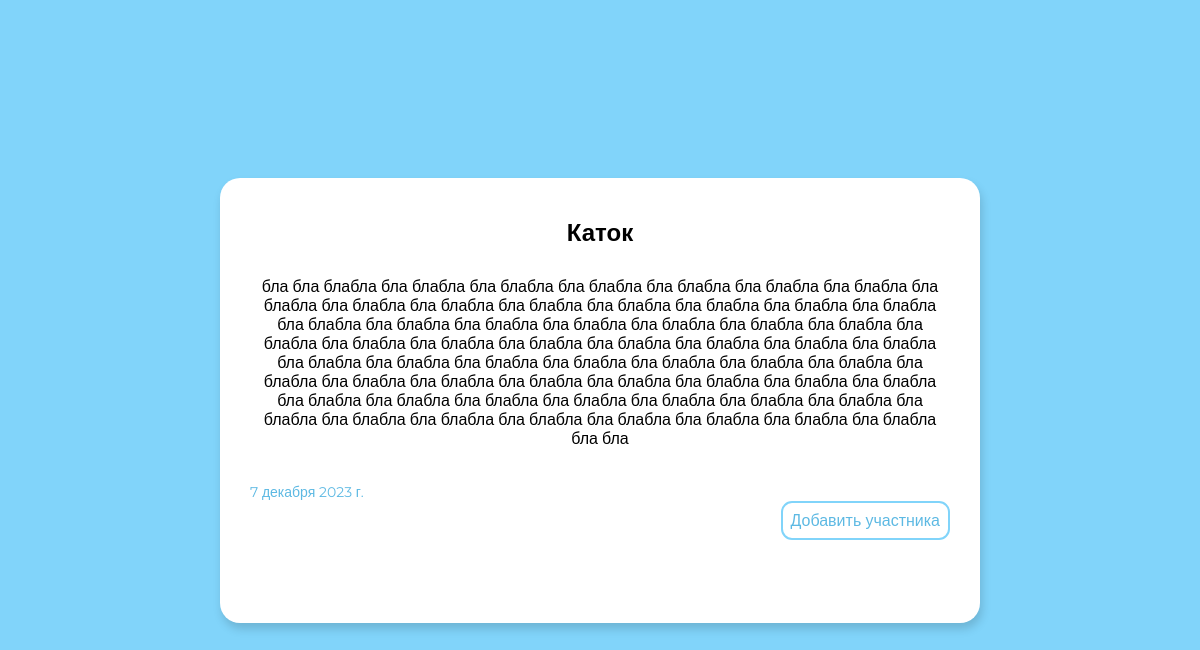
The app's page /events/1/ with its own data.
### events/models.py (models this page shows, shortened)
class Events(models.Model):
    title = models.CharField('Название', max_length=155)
    description = models.CharField('Описание', max_length=250)
    full_text = models.TextField('Мероприятие')
    date = models.DateField('Дата мероприятия')
    class Meta:
        verbose_name = 'Мероприятие'
        verbose_name_plural = 'Мероприятия'

### events/views.py (the view)
# urls.py: path('<int:event_id>/', views.event_detail, name='event_detail'),
def event_detail(request, event_id):
    event = get_object_or_404(Events, pk=event_id)
    return render(request, 'events/event_detail.html', {'event': event})

### events/templates/events/event_detail.html (shortened to what this page needs)
{% load static %}
<!doctype html>
<html lang="en">
<head>
    <link rel="stylesheet" type="text/css" href="{% static 'events/event_detail_styles.css' %}">
</head>
<body>
    <div class="form">
        <div class="mytitle">
            {{event.title}}
        </div>
        <div class="full-text">
            {{event.full_text}}
        </div>
        <div class="date-container">
            <span class="date">
                {{event.date}}
            </span>
        </div>
        <div class="button-container">
            <a class="add-button" href="{%url 'add_participant' event_id=event.id%}">
                Добавить участника
            </a>
        </div>
    </div>
</body>
</html>

### events/static/events/event_detail_styles.css (style rules this page uses)
body { margin: 0; background-color: #81d4fa; font-family: 'Montserrat', sans-serif; overflow: hidden; display: flex; align-items: center; justify-content: center; height: 100vh; }
.form { background-color: #ffffff; min-width: 680px; border-radius: 20px; padding: 30px 30px 15px 30px; box-shadow: 2px 6px 10px rgba(0, 0, 0, 0.15); min-height: 400px; max-width: 700px; text-align: center; }
.mytitle { font-weight: bold; margin-top: 10px; margin-bottom: 30px; font-size: 24px; }
.full-text { margin-bottom: 15px; }
.date { margin-top: 20px; font-size: 14px; float: left; color: #5db9e3; }
.add-button { padding: 8px; border: 2px solid #81d4fa; color: #5db9e3; border-radius: 11px; cursor: pointer; transition: color, background-color, transform 0.2s ease; }
.button-container { display: flex; justify-content: flex-end; align-items: flex-end; }
.date-container { display: flex; justify-content: flex-start; align-items: flex-end; }
a { text-decoration: none; }

### records on screen
Events: title "Каток", full_text "бла бла блабла бла блабла бла блабла бла блабла бла блабла бла блабла бла блабла бла блабла бла блабла бла блабла бла блабла бла блабла бла блабла бла блабла бла блабла бла блабла бла блабла бла блабла бла блабла бла блабла бла блабла бла блабла бла блабла бла блабла бла блабла бла блабла бла блабла бла блабла бла блабла бла блабла бла блабла бла блабла бла блабла бла блабла бла блабла бла блабла бла блабла бла блабла бла блабла бла блабла бла блабла бла блабла бла блабла бла блабла бла блабла бла блабла бла блабла бла блабла бла блабла бла блабла бла блабла бла блабла бла блабла бла блабла бла блабла бла блабла бла блабла бла блабла бла блабла бла блабла бла бла", date "7 декабря 2023 г."
